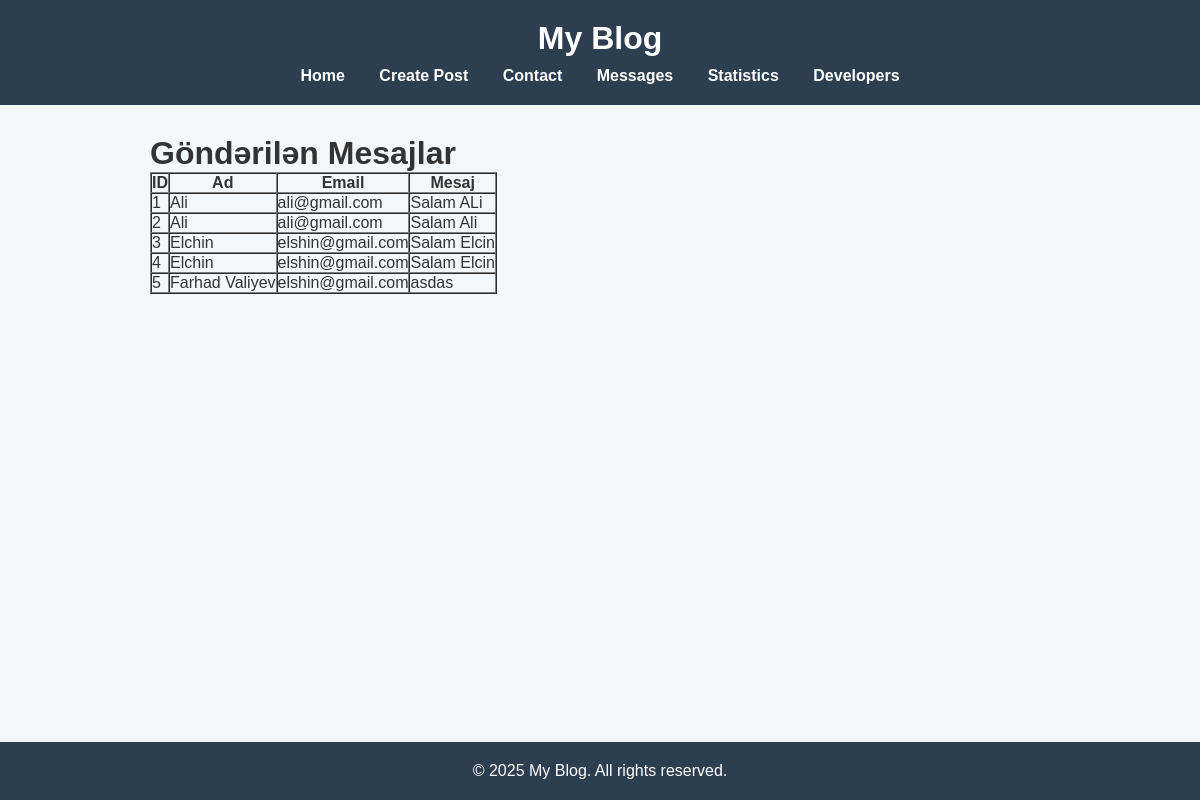
The app's page /messages, older data.
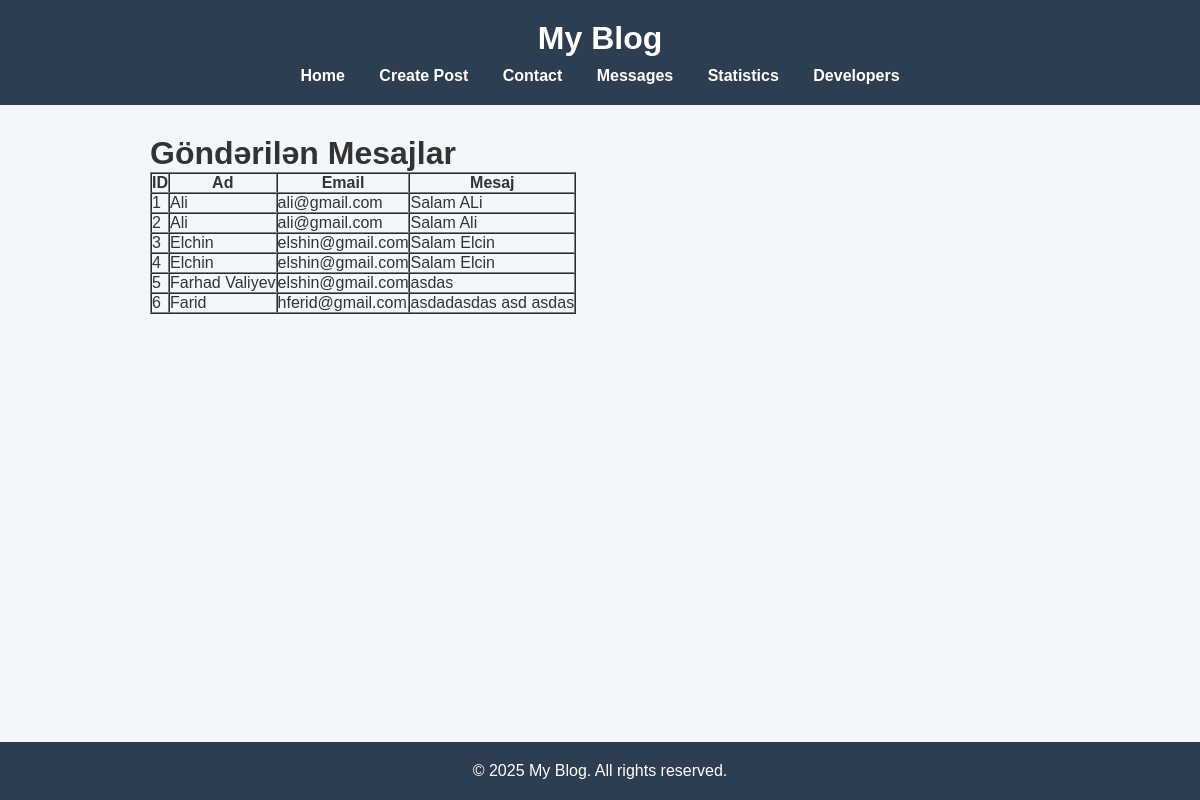
The same page, newer data.
### tables this page shows
CREATE TABLE messages (
            id INTEGER PRIMARY KEY AUTOINCREMENT,
            name TEXT NOT NULL,
            email TEXT NOT NULL,
            message TEXT NOT NULL
        );

### app.py (the view)
@app.route("/messages")
def view_messages():
    conn = get_db()
    messages = conn.execute("SELECT * FROM messages").fetchall()
    conn.close()
    return render_template("messages.html", messages=messages)

### app.py (called while the page is built)
def get_db():
    conn = sqlite3.connect("data.db")
    conn.row_factory = sqlite3.Row  # Access columns by name
    return conn

### templates/messages.html (shortened to what this page needs)
{% extends 'base.html' %}
{% block content %}
<h1>Göndərilən Mesajlar</h1>
{% if messages %}
    <table border="1" cellpadding="10" cellspacing="0">
        <thead>
            <tr>
                <th>ID</th>
                <th>Ad</th>
                <th>Email</th>
                <th>Mesaj</th>
            </tr>
        </thead>
        <tbody>
        {% for msg in messages %}
            <tr>
                <td>{{ msg['id'] }}</td>
                <td>{{ msg['name'] }}</td>
                <td>{{ msg['email'] }}</td>
                <td>{{ msg['message'] }}</td>
            </tr>
        {% endfor %}
        </tbody>
    </table>
{% else %}
    <p>Hələlik heç bir mesaj göndərilməyib.</p>
{% endif %}
{% endblock %}

Row changes from the older to the newer data that the page shows:
added messages: id "6", name "Farid", email "hferid@gmail.com", message "asdadasdas asd asdas"
